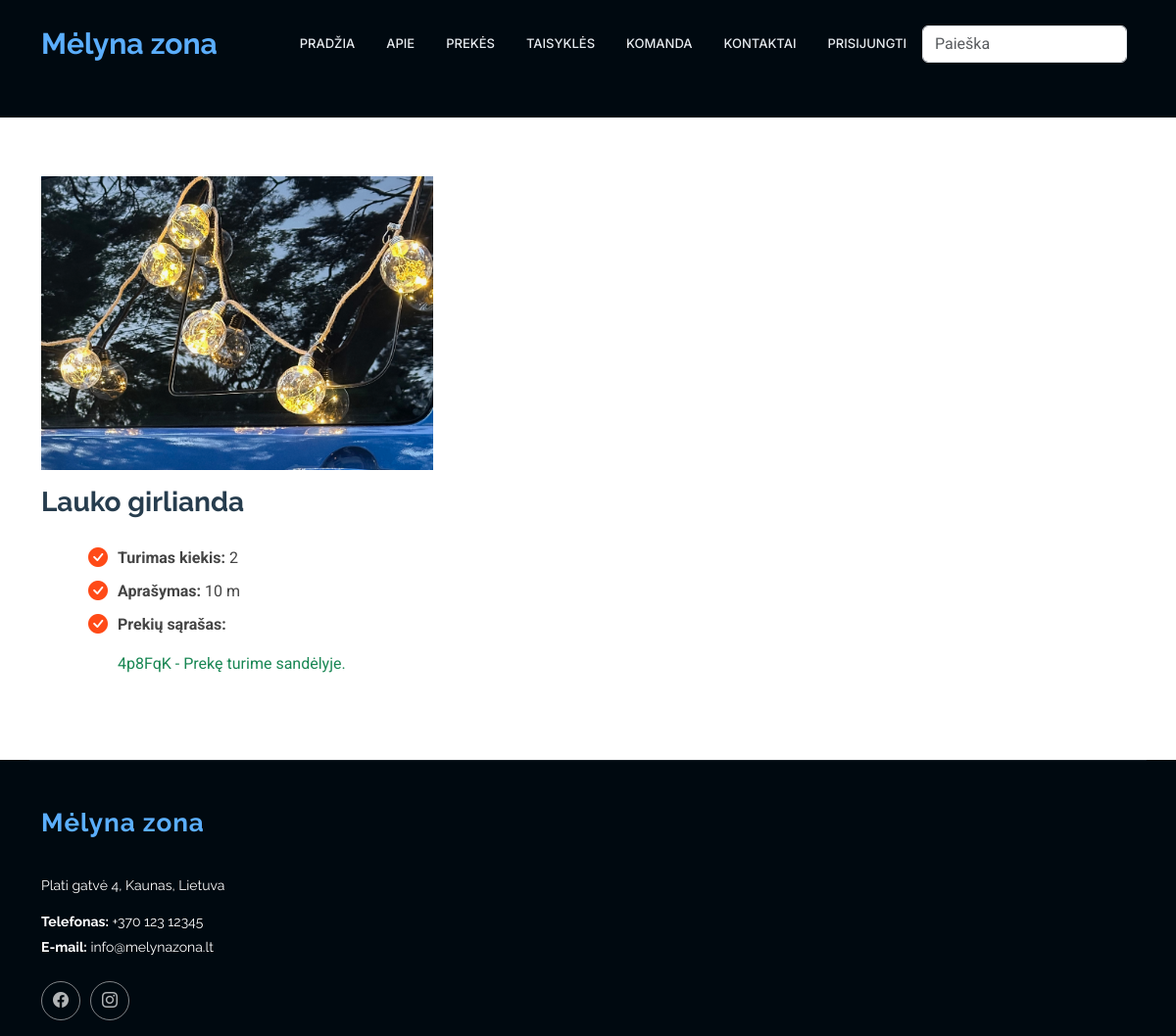
Before: /rent/product/11 with the older database file.
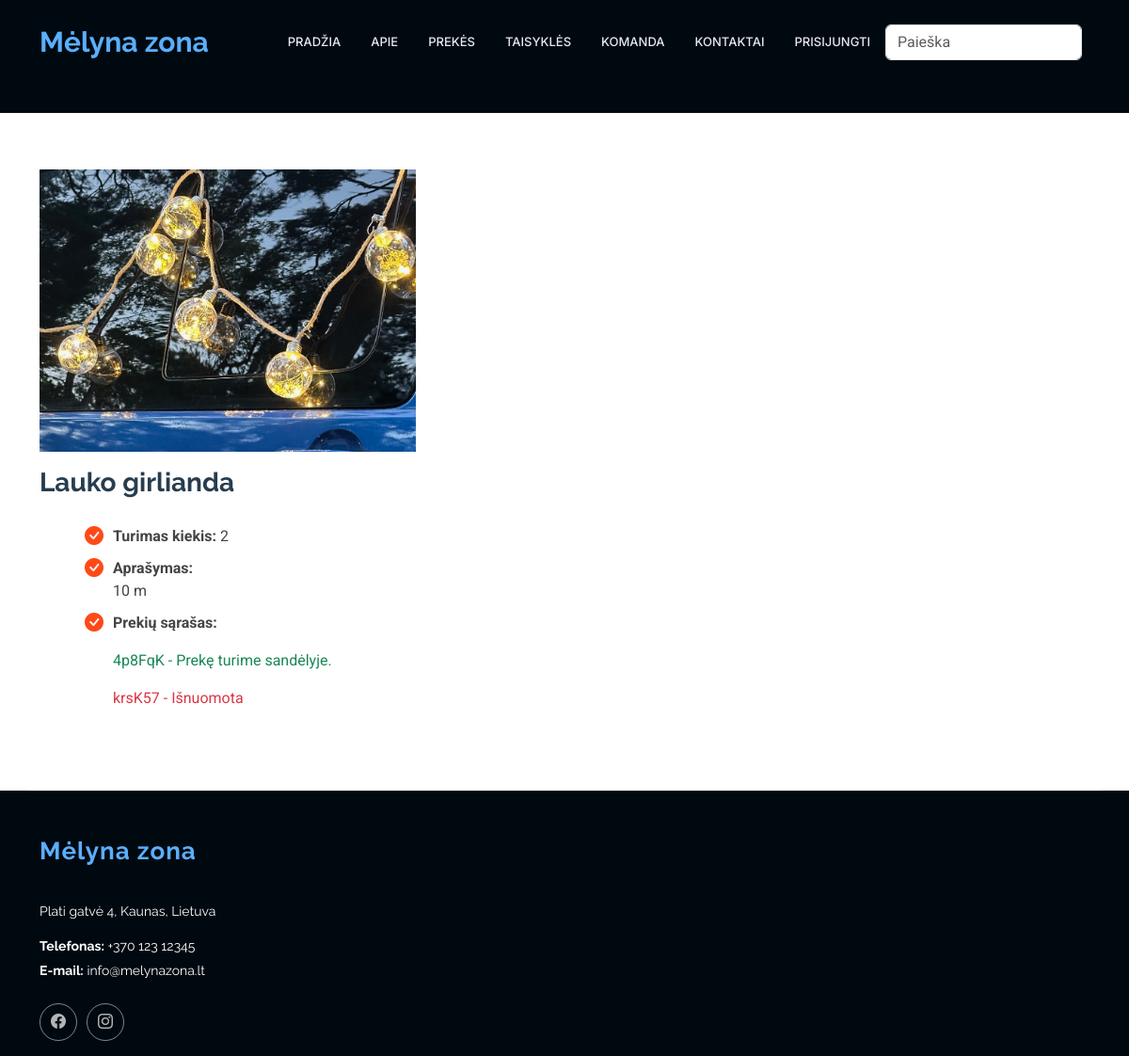
After: the same page with the newer database file.
### rent/models.py (models this page shows)
class Product(models.Model):
    name = models.CharField(verbose_name="Pavadinimas", max_length=100)
    description = HTMLField(verbose_name="Aprašymas", max_length=1000, help_text='Trumpas produkto aprašymas', null=True, blank=True, default="")
    inv_no = models.CharField(verbose_name="Invenorizacijos numeris", max_length=100, null=True, blank=True, unique=True,
                              help_text="Veskite invenorizacijos numerį")
    quantity = models.IntegerField(verbose_name="Kiekis", null=True, blank=True, help_text="Kiekis")
    group = models. ForeignKey(to="Group", on_delete=models.SET_NULL, null=True, blank=True, verbose_name="Produktų grupės", help_text="Parinkite kokia grupei priklauso produktas")
    cover = models.ImageField(verbose_name="Paveikslėlis", upload_to='covers', null=True, blank=True)
    def __str__(self):
        return self.name
    class Meta:
        verbose_name = "Prouktas"
        verbose_name_plural = "Produktai"
        ordering = ['inv_no']

class Status(models.Model):
    uuid = ShortUUIDField(help_text='Unikalus ID vienodams produktams')
    due_back = models.DateField(verbose_name="Bus prieinama nuo", null=True, blank=True)
    product = models.ForeignKey(to="Product", null=True, blank=True, on_delete=models.CASCADE, verbose_name="Produktas", related_name="product_status")
    is_available = models.BooleanField(default=True)
    customer = models.ForeignKey(to=User, null=True, blank=True, on_delete=models.SET_NULL, verbose_name="Klientas")
    reservations = models.ForeignKey(to="Reservation", on_delete=models.SET_NULL, null=True, blank=True, related_name="status_reservations")
    LOAN_STATUS = (
        ('n', 'Laikinai neprieinama'),
        ('i', 'Išnuomota'),
        ('g', 'Prekę turime sandėlyje.'),
        ('r', 'Rezervuota'),
    )
    condition = models.CharField(max_length=1, choices=LOAN_STATUS, blank=True, default="a", help_text='Būklė')
    class Meta:
        ordering = ['due_date']
        verbose_name = "Produkto būsena"
        verbose_name_plural = "Produktų būsenos"
        ordering = ['product']
    def __str__(self):
        return f"{str(self.uuid)[:6]} - {self.get_condition_display()}"

### rent/views.py (the view)
# urls.py: path("product/<int:product_id>", product, name="product"),
def product(request, product_id):
    context = {"product": Product.objects.prefetch_related('product_status').get(id=product_id)
}
    return render(request, 'product.html', context)

### rent/templates/product.html (shortened to what this page needs)
{% extends "base2.html" %}
{% load i18n %}
{% load static %}
{% block "content" %}
<section id="item" class="about section">
    <div class="container" data-aos="fade-up" data-aos-delay="100">
        {% if product.cover %}
        <div class="img">
            <img src="{{ product.cover.url }}" class="img-fluid" alt="" style="max-width: 400px; height: auto;">
        </div>
        {% endif %}
        <h3>{{ product }}</h3>
        <div class="col-lg-6" data-aos="fade-up" data-aos-delay="250">
            <div class="content ps-0 ps-lg-5">
                <ul class="pt-2">
                    <li><i class="bi bi-check-circle-fill"></i><strong>Turimas kiekis: </strong> {{ product.quantity }}
                    </li>
                    <li><i class="bi bi-check-circle-fill"></i><strong>Aprašymas: </strong>{{ product.description | safe}}</li>
                    <li><i class="bi bi-check-circle-fill"></i><strong>Prekių sąrašas: </strong>
                        {% if product.product_status.all %}
                        {% for status in product.product_status.all %}
                        <p class="{% if status.condition == 'i' or status.condition == 'n' %}text-danger
           {% elif status.condition == 'g' %}text-success
           {% endif %}">{{ status }}</p>
                        {% endfor %}
                        {% else %}
                        <p class="text-danger">Šiuo metu neturime šios prekės</p>
                        {% endif %}
                    </li>
                </ul>
            </div>
        </div>
    </div>
</section>
{% endblock %}

### rent/templates/base2.html (shortened to what this page needs)
<!DOCTYPE html>
<html lang="en">
<head>
    {% load static %}
    <link href="{% static 'vendor/bootstrap/css/bootstrap.min.css' %}" rel="stylesheet">
    <link href="{% static 'vendor/bootstrap-icons/bootstrap-icons.css' %}" rel="stylesheet">
    <link href="{% static 'vendor/aos/aos.css' %}" rel="stylesheet">
    <link href="{% static 'vendor/glightbox/css/glightbox.min.css' %}" rel="stylesheet">
    <link href="{% static 'vendor/swiper/swiper-bundle.min.css' %}" rel="stylesheet">
    <link href="{% static 'css/main.css' %}" rel="stylesheet">
</head>
<body class="index-page">
<header id="header" class="header d-flex align-items-center fixed-top">
    <div class="container-fluid container-xl position-relative d-flex align-items-center">
        <a href="{% url 'index' %}#hero" class="logo d-flex align-items-center me-auto">
            <h1 class="sitename" style="color: #5baefc">Mėlyna zona</h1>
        </a>
        <nav id="navmenu" class="navmenu">
            <ul>
                <li><a href="{% url 'index' %}#hero">Pradžia</a></li>
                <li><a href="{% url 'index' %}#about">Apie</a></li>
                <li><a href="{% url 'index' %}#services">Prekės</a></li>
                <li><a href="{% url 'index' %}#features">Taisyklės</a></li>
                <li><a href="{% url 'index' %}#team">Komanda</a></li>
                <li><a href="{% url 'index' %}#contact">Kontaktai</a></li>
                  {% if user.is_authenticated %}
            <li class="nav-item"><a class="nav-link" href="#">
              <svg class="bi bi-person" width="1.5em" height="1.5em" viewBox="0 0 16 16" fill="currentColor" xmlns="http://www.w3.org/2000/svg">
                <path fill-rule="evenodd" d="M13 14s1 0 1-1-1-4-6-4-6 3-6 4 1 1 1 1h10zm-9.995-.944v-.002.002zM3.022 13h9.956a.274.274 0 00.014-.002l.008-.002c-.001-.246-.154-.986-.832-1.664C11.516 10.68 10.289 10 8 10c-2.29 0-3.516.68-4.168 1.332-.678.678-.83 1.418-.832 1.664a1.05 1.05 0 00.022.004zm9.974.056v-.002.002zM8 7a2 2 0 100-4 2 2 0 000 4zm3-2a3 3 0 11-6 0 3 3 0 016 0z" clip-rule="evenodd"/>
              </svg>
            {{ user.get_username }}</a></li>
                  <li><a href="{% url 'myproducts' %}">Mano užsakymai</a></li>
            <li class="nav-link">
                <form method="post" action="{% url 'logout' %}">
                    {% csrf_token %}
                    <button class="nav-link active" type="submit">Atsijungti</button>
                </form>
            </li>
          {% else %}
            <li class="nav-item"><a class="nav-link" href="{% url 'login'%}">Prisijungti</a></li>
          {% endif %}
                <form class="d-flex" action="{% url 'search' %}" method="get">
                   <input class="form-control me-2" type="text" name="query" placeholder="Paieška">
                </form>
            </ul>
        </nav>
    </div>
</header>
<main class="main">
    <section id="hero2" class="hero2 section dark-background">
    </section>
      {% block "content" %}{% endblock %}
</main>
<footer id="footer" class="footer dark-background">
    <div class="container footer-top">
        <div class="row gy-4">
            <div class="col-lg-4 col-md-6 footer-about">
                <a href="{% url 'index' %}#hero" class="logo d-flex align-items-center">
                    <span class="sitename" style="color: #5baefc">Mėlyna zona</span>
                </a>
                <div class="footer-contact pt-3">
                    <p>Plati gatvė 4, Kaunas, Lietuva</p>
                    <p class="mt-3"><strong>Telefonas:</strong> <span>+370 123 12345</span></p>
                    <p><strong>E-mail:</strong> <span>info@melynazona.lt</span></p>
                </div>
                <div class="social-links d-flex mt-4">
                    <a href=""><i class="bi bi-facebook"></i></a>
                    <a href=""><i class="bi bi-instagram"></i></a>
                </div>
            </div>
        </div>
    </div>
</footer>
</body>
</html>

### rent/static/css/main.css (style rules this page uses)
:root { --default-font: "Roboto", system-ui, -apple-system, "Segoe UI", Roboto, "Helvetica Neue", Arial, "Noto Sans", "Liberation Sans", sans-serif, "Apple Color Emoji", "Segoe UI Emoji", "Segoe UI Symbol", "Noto Color Emoji"; --heading-font: "Raleway", sans-serif; --nav-font: "Inter", sans-serif; }
:root { --background-color: #ffffff; --default-color: #444444; --heading-color: #273d4e; --accent-color: #ff4a17; --surface-color: #ffffff; --contrast-color: #ffffff; }
:root { --nav-color: #e5eaee; --nav-hover-color: #ff4a17; --nav-mobile-background-color: #ffffff; --nav-dropdown-background-color: #ffffff; --nav-dropdown-color: #444444; --nav-dropdown-hover-color: #ff4a17; }
.dark-background { --background-color: #000910; --default-color: #ffffff; --heading-color: #ffffff; --surface-color: #28323a; --contrast-color: #ffffff; }
:root { scroll-behavior: smooth; }
body { color: var(--default-color); background-color: var(--background-color); font-family: var(--default-font); }
a { color: var(--accent-color); text-decoration: none; transition: 0.3s; }
h1, h2, h3, h4, h5, h6 { color: var(--heading-color); font-family: var(--heading-font); }
.header { --background-color: rgba(0, 0, 0, 0); --default-color: #ffffff; --heading-color: #ffffff; color: var(--default-color); background-color: var(--background-color); padding: 20px 0; transition: all 0.5s; z-index: 997; }
.header .logo { line-height: 1; }
.header .logo h1 { font-size: 30px; margin: 0; font-weight: 700; color: var(--heading-color); }
@media (max-width: 1200px) { .header .logo { order: 1; } }
@media (max-width: 1200px) { .header .navmenu { order: 3; } }
@media (min-width: 1200px) { .navmenu { padding: 0; } }
@media (min-width: 1200px) { .navmenu ul { margin: 0; padding: 0; display: flex; list-style: none; align-items: center; } }
@media (min-width: 1200px) { .navmenu li { position: relative; } }
@media (min-width: 1200px) { .navmenu>ul>li { white-space: nowrap; padding: 15px 14px; } }
@media (min-width: 1200px) { .navmenu a, .navmenu a:focus { color: var(--nav-color); font-size: 13px; padding: 0 2px; font-family: var(--nav-font); font-weight: 500; display: flex; align-items: center; justify-content: space-between; white-space: nowrap; transition: 0.3s; position: relative; text-transform: uppercase; } }
@media (min-width: 1200px) { .navmenu>ul>li>a:before { content: ""; position: absolute; height: 2px; bottom: -6px; left: 0; background-color: var(--nav-hover-color); visibility: hidden; width: 0px; transition: all 0.3s ease-in-out 0s; } }
.footer { color: var(--default-color); background-color: var(--background-color); font-size: 14px; position: relative; }
.footer .footer-top { padding-top: 50px; border-top: 1px solid color-mix(in srgb, var(--default-color), transparent 90%); }
.footer .footer-about .logo { line-height: 1; margin-bottom: 25px; }
.footer .footer-about .logo span { font-size: 26px; font-weight: 700; letter-spacing: 1px; font-family: var(--heading-font); color: var(--heading-color); }
.footer .footer-about p { font-size: 14px; font-family: var(--heading-font); }
.footer .social-links a { display: flex; align-items: center; justify-content: center; width: 40px; height: 40px; border-radius: 50%; border: 1px solid color-mix(in srgb, var(--default-color), transparent 50%); font-size: 16px; color: color-mix(in srgb, var(--default-color), transparent 30%); margin-right: 10px; transition: 0.3s; }
.footer .footer-contact p { margin-bottom: 5px; }
section, .section { color: var(--default-color); background-color: var(--background-color); padding: 60px 0; scroll-margin-top: 90px; overflow: clip; }
.about h3 { font-weight: 700; font-size: 28px; margin-bottom: 20px; }
.about .content ul { list-style: none; padding: 0; }
.about .content ul li { padding: 0 0 10px 30px; position: relative; }
.about .content ul i { position: absolute; font-size: 20px; left: 0; top: -3px; color: var(--accent-color); }
.about .content p:last-child { margin-bottom: 0; }

Changed rows visible on the page:
changed Product "Lauko girlianda": description "10 m" → "<p>10 m</p>" (drawn)
added Status: uuid+condition "krsK57 - Išnuomota"
